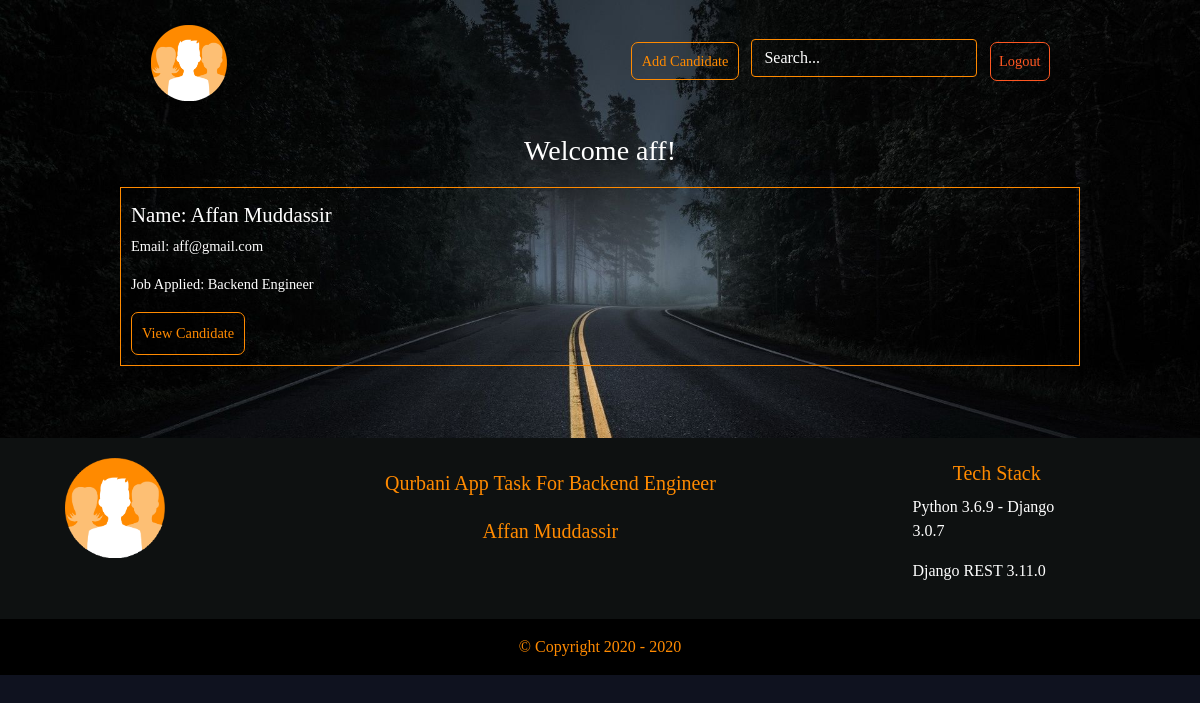
The page /candidates/ (signed in) on the database its author committed.
### candidates/models.py (models this page shows, shortened)
class CandidateModel(models.Model):
    JOBS = (
        ('Backend Engineer', 'Backend Engineer'),
        ('Frontend Engineer', 'Frontend Engineer'),
        ('Python Developer', 'Python Developer'),
        ('Business Analyst', 'Business Analyst'),
        ('ML Engineer', 'ML Engineer'),
        ('Data Engineer', 'Data Engineer'),
        ('Technical Recruiter', 'Technical Recruiter'),
    )
    name           = models.CharField(max_length=100)
    email          = models.EmailField()
    date           = models.DateTimeField(auto_now_add=True)
    contact        = models.CharField(max_length=13, blank=True)
    resume         = models.FileField(upload_to=rename_and_save, validators=[FileExtensionValidator(allowed_extensions=['pdf', 'docx'])], null=True)
    job_applied_to = models.CharField(max_length=100, choices=JOBS)

### candidates/views.py (the view)
# urls.py: path('', views.candidates_list_view, name='candidate-list-view'),
def candidates_list_view(request):
    candidates = CandidateModel.objects.all().order_by('name')
    context = {
        'candidates': candidates
    }
    return render(request, 'candidates/candidate_list.html', context)

### candidates/templates/candidates/candidate_list.html
{% extends 'base.html' %}
{% block content %}
{% if candidates %}
<h3>Welcome {{ user.username }}!</h3>
<div class="articles">
    {% for candidate in candidates %}
    <div class="article">
        <h2>Name: {{ candidate.name }}</h2>
        <p>Email: {{ candidate.email }}</p>
        <p>Job Applied: {{ candidate.job_applied_to }}</p>
        <a href="{% url 'candidates:candidate-detail-view' candId=candidate.id %}">
            <button class="back-button view-btn">View Candidate</button>
        </a>
    </div>
    {% endfor %}
</div>
{% else %}
<h3 class="not-found">Welcome {{ user.username }}!</h3>
<h4 class="try-again">Currently there are no applicants!</h4>
{% endif %}
{% endblock %}

### assets/styles.css (style rules this page uses)
body { background-color: #0f121f; background-image: url(mojave.jpg); background-repeat: no-repeat; color: #fff; -webkit-background-size: cover; -moz-background-size: cover; -o-background-size: cover; background-size: cover; }
body * { font-family: Ubuntu; }
h1, h2, h3, h4, h5 { font-weight: normal; }
a, a:visited, a:hover { color: #fff; text-decoration: none; }
div.wrapper h1, h3, h4, h5 { text-align: center; margin: 20px auto; }
.articles { display: grid; grid-template-columns: 1fr 1fr 1fr; grid-gap: 30px; grid-template-columns: repeat(auto-fit, minmax(320px, 1fr)); margin-bottom: 5%; }
.article { padding: 10px; border: 1px solid #ff8a00; position: relative; padding-bottom: 10px; }
.article h2 { font-size: 1.3em; padding-top: 5px; }
.article p { font-size: 0.9em; }
.back-button { border: 1px solid #ff8a00; padding: 10px; border-radius: 7px; color: #ff8a00; font-size: 0.9em; background: none; }

### rows shown on the page
CandidateModel: name "Affan Muddassir", email "aff@gmail.com", job_applied_to "Backend Engineer"

### other values the page prints
{{ user.username }} "aff"
